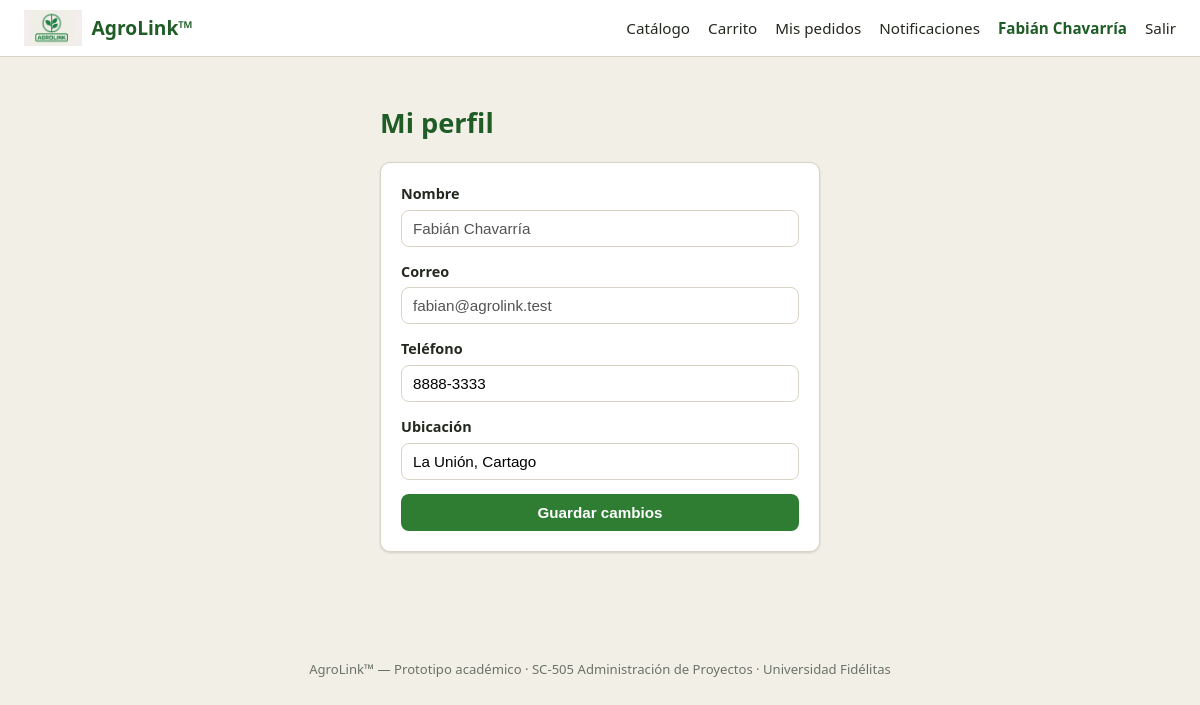
Screenshot of /perfil.php (signed in) with the database file from the repository.
### tables this page shows
CREATE TABLE usuarios (
    id INT AUTO_INCREMENT PRIMARY KEY,
    tipo ENUM('agricultor', 'consumidor') NOT NULL,
    nombre VARCHAR(120) NOT NULL,
    cedula VARCHAR(20) NULL,
    telefono VARCHAR(20) NOT NULL,
    email VARCHAR(120) NOT NULL UNIQUE,
    password_hash VARCHAR(255) NOT NULL,
    ubicacion VARCHAR(150) NULL,          
    latitud DECIMAL(10,6) NULL,
    longitud DECIMAL(10,6) NULL,
    zona_cobertura_km INT NULL,           
    bio TEXT NULL,                        
    calificacion_promedio DECIMAL(3,2) DEFAULT 0,
    reset_token VARCHAR(10) NULL,         
    reset_token_expira DATETIME NULL,
    creado_en TIMESTAMP DEFAULT CURRENT_TIMESTAMP
);

### config/db.php (called while the page is built, shortened)
<?php
function getDB(): PDO {
    static $pdo = null;
    if ($pdo === null) {
        $dsn = "mysql:host=" . DB_HOST . ";dbname=" . DB_NAME . ";charset=utf8mb4";
        $opciones = [
            PDO::ATTR_ERRMODE            => PDO::ERRMODE_EXCEPTION,
            PDO::ATTR_DEFAULT_FETCH_MODE => PDO::FETCH_ASSOC,
            PDO::ATTR_EMULATE_PREPARES   => false,
        ];
        try {
            $pdo = new PDO($dsn, DB_USER, DB_PASS, $opciones);
        } catch (PDOException $e) {
            die('Error de conexión a la base de datos: ' . $e->getMessage());
        }
    }
    return $pdo;
}

### includes/auth.php (called while the page is built, shortened)
<?php
require_once __DIR__ . '/../config/db.php';
function usuarioActual(): ?array {
    static $cache = null;
    if ($cache !== null) return $cache;
    $stmt = getDB()->prepare('SELECT * FROM usuarios WHERE id = ?');
    $stmt->execute([$_SESSION['usuario_id']]);
    $cache = $stmt->fetch() ?: null;
    return $cache;
}
function requerirLogin(): void {
    if (!usuarioActual()) {
        header('Location: login.php');
        exit;
    }
}

### public/perfil.php (the view, shortened to what this page needs)
<?php
require_once __DIR__ . '/../includes/auth.php';
requerirLogin();
$angosto = true;
require_once __DIR__ . '/../includes/header.php';
?>
<h1>Mi perfil</h1>
<div class="card">
    <form method="post">
        <div class="form-group">
            <label>Nombre</label>
            <input type="text" value="<?= htmlspecialchars($u['nombre']) ?>" disabled>
        </div>
        <div class="form-group">
            <label>Correo</label>
            <input type="text" value="<?= htmlspecialchars($u['email']) ?>" disabled>
        </div>
        <div class="form-group">
            <label>Teléfono</label>
            <input type="text" name="telefono" value="<?= htmlspecialchars($u['telefono']) ?>" required>
        </div>
        <div class="form-group">
            <label>Ubicación</label>
            <input type="text" name="ubicacion" value="<?= htmlspecialchars($u['ubicacion'] ?? '') ?>">
        </div>
        <button type="submit" class="btn ancho">Guardar cambios</button>
    </form>
</div>
<?php require_once __DIR__ . '/../includes/footer.php'; ?>

### includes/header.php (shortened to what this page needs)
<?php
require_once __DIR__ . '/auth.php';
$u = usuarioActual();
$paginaActual = basename($_SERVER['PHP_SELF']);
?>
<!DOCTYPE html>
<html lang="es">
<head>
<link rel="stylesheet" href="assets/css/style.css">
</head>
<body>
<div class="navbar">
    <a href="index.php" class="brand">
        <img src="assets/img/logo.png" alt="AgroLink">
        AgroLink™
    </a>
    <nav>
        <?php if ($u && $u['tipo'] === 'agricultor'): ?>
            <a href="productos_mios.php" class="<?= $paginaActual==='productos_mios.php'?'activo':'' ?>">Mi inventario</a>
            <a href="productos_publicar.php" class="<?= $paginaActual==='productos_publicar.php'?'activo':'' ?>">Publicar</a>
            <a href="pedidos_agricultor.php" class="<?= $paginaActual==='pedidos_agricultor.php'?'activo':'' ?>">Pedidos recibidos</a>
        <?php elseif ($u && $u['tipo'] === 'consumidor'): ?>
            <a href="catalogo.php" class="<?= $paginaActual==='catalogo.php'?'activo':'' ?>">Catálogo</a>
            <a href="carrito.php" class="<?= $paginaActual==='carrito.php'?'activo':'' ?>">Carrito
            </a>
            <a href="pedidos_consumidor.php" class="<?= $paginaActual==='pedidos_consumidor.php'?'activo':'' ?>">Mis pedidos</a>
        <?php endif; ?>
        <?php if ($u): ?>
            <a href="notificaciones.php" class="<?= $paginaActual==='notificaciones.php'?'activo':'' ?>">
                Notificaciones
            </a>
            <a href="perfil.php" class="<?= $paginaActual==='perfil.php'?'activo':'' ?>"><?= htmlspecialchars($u['nombre']) ?></a>
            <a href="logout.php">Salir</a>
        <?php else: ?>
            <a href="login.php">Iniciar sesión</a>
            <a href="registro_agricultor.php" class="btn pequeno">Soy agricultor</a>
            <a href="registro_consumidor.php" class="btn secundario pequeno">Soy consumidor</a>
        <?php endif; ?>
    </nav>
</div>
<div class="container<?= isset($angosto) && $angosto ? ' angosto' : '' ?>">

### public/assets/css/style.css (style rules this page uses)
:root { --verde-oscuro: #1f5c26; --verde: #2e7d32; --verde-claro: #e5f0e3; --crema: #f2efe6; --texto: #24291f; --gris: #6b7368; --borde: #d8d3c4; --rojo: #c0392b; --amarillo: #b7860b; --radio: 10px; --sombra: 0 1px 3px rgba(0,0,0,.08), 0 1px 2px rgba(0,0,0,.06); }
* { box-sizing: border-box; }
body { margin: 0; font-family: 'Segoe UI', system-ui, -apple-system, sans-serif; background: var(--crema); color: var(--texto); line-height: 1.5; }
a { color: var(--verde-oscuro); text-decoration: none; }
.navbar { display: flex; align-items: center; justify-content: space-between; background: #fff; border-bottom: 1px solid var(--borde); padding: 10px 24px; position: sticky; top: 0; z-index: 10; }
.navbar .brand { display: flex; align-items: center; gap: 10px; font-weight: 700; font-size: 1.2rem; color: var(--verde-oscuro); }
.navbar .brand img { height: 36px; }
.navbar nav { display: flex; align-items: center; gap: 18px; font-size: .95rem; }
.navbar nav a { color: var(--texto); font-weight: 500; }
.navbar nav a.activo { color: var(--verde-oscuro); font-weight: 700; }
.container { max-width: 1080px; margin: 0 auto; padding: 28px 20px 60px; }
.container.angosto { max-width: 480px; }
h1, h2, h3 { color: var(--verde-oscuro); }
h1 { font-size: 1.7rem; }
.card { background: #fff; border: 1px solid var(--borde); border-radius: var(--radio); box-shadow: var(--sombra); padding: 20px; margin-bottom: 18px; }
.form-group { margin-bottom: 14px; }
label { display: block; font-weight: 600; margin-bottom: 5px; font-size: .9rem; }
input, select, textarea { width: 100%; padding: 9px 11px; border: 1px solid var(--borde); border-radius: 8px; font-size: .95rem; background: #fff; }
.btn { display: inline-block; background: var(--verde); color: #fff; border: none; padding: 10px 18px; border-radius: 8px; font-weight: 600; cursor: pointer; font-size: .95rem; }
.btn.ancho { width: 100%; text-align: center; }
.card, .producto-card, .btn, .tag { transition: box-shadow .15s ease, transform .15s ease, background .15s ease; }

### rows the page displays
usuarios: nombre "Fabián Chavarría", email "fabian@agrolink.test", telefono "8888-3333", ubicacion "La Unión, Cartago"
